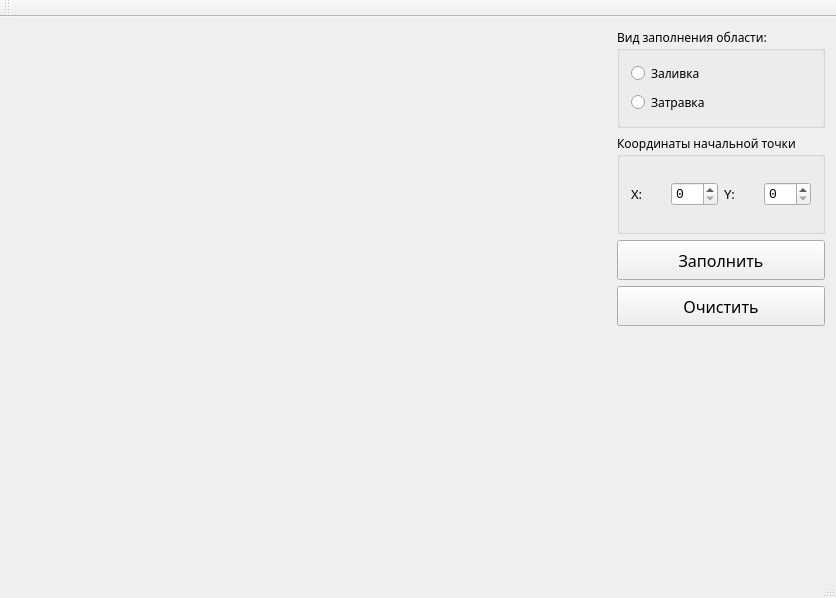
<?xml version="1.0" encoding="UTF-8"?>
<ui version="4.0">
 <class>MainWindow</class>
 <widget class="QMainWindow" name="MainWindow">
  <property name="geometry">
   <rect>
    <x>0</x>
    <y>0</y>
    <width>813</width>
    <height>598</height>
   </rect>
  </property>
  <property name="windowTitle">
   <string>MainWindow</string>
  </property>
  <widget class="QWidget" name="centralWidget">
   <layout class="QHBoxLayout" name="horizontalLayout_4">
    <item>
     <widget class="QLabel" name="label">
      <property name="minimumSize">
       <size>
        <width>600</width>
        <height>0</height>
       </size>
      </property>
      <property name="text">
       <string/>
      </property>
     </widget>
    </item>
    <item>
     <layout class="QVBoxLayout" name="verticalLayout_2">
      <item>
       <widget class="QGroupBox" name="groupBox">
        <property name="minimumSize">
         <size>
          <width>0</width>
          <height>100</height>
         </size>
        </property>
        <property name="maximumSize">
         <size>
          <width>16777215</width>
          <height>120</height>
         </size>
        </property>
        <property name="font">
         <font>
          <family>David</family>
          <pointsize>9</pointsize>
         </font>
        </property>
        <property name="title">
         <string>Вид заполнения области:</string>
        </property>
        <layout class="QVBoxLayout" name="verticalLayout">
         <item>
          <widget class="QRadioButton" name="Fill_rbt">
           <property name="text">
            <string>Заливка</string>
           </property>
          </widget>
         </item>
         <item>
          <widget class="QRadioButton" name="Fuse_rbt">
           <property name="text">
            <string>Затравка</string>
           </property>
          </widget>
         </item>
        </layout>
       </widget>
      </item>
      <item>
       <widget class="QGroupBox" name="groupBox_2">
        <property name="minimumSize">
         <size>
          <width>0</width>
          <height>100</height>
         </size>
        </property>
        <property name="maximumSize">
         <size>
          <width>16777215</width>
          <height>100</height>
         </size>
        </property>
        <property name="font">
         <font>
          <family>David</family>
          <pointsize>9</pointsize>
         </font>
        </property>
        <property name="title">
         <string>Координаты начальной точки</string>
        </property>
        <layout class="QHBoxLayout" name="horizontalLayout_3">
         <item>
          <layout class="QHBoxLayout" name="horizontalLayout">
           <item>
            <widget class="QLabel" name="X_lbl">
             <property name="font">
              <font>
               <pointsize>10</pointsize>
              </font>
             </property>
             <property name="text">
              <string>X: </string>
             </property>
            </widget>
           </item>
           <item>
            <widget class="QSpinBox" name="X_box">
             <property name="font">
              <font>
               <family>Lucida Console</family>
               <pointsize>10</pointsize>
              </font>
             </property>
            </widget>
           </item>
          </layout>
         </item>
         <item>
          <layout class="QHBoxLayout" name="horizontalLayout_2">
           <item>
            <widget class="QLabel" name="Y_lbl">
             <property name="font">
              <font>
               <pointsize>10</pointsize>
              </font>
             </property>
             <property name="text">
              <string>Y:</string>
             </property>
            </widget>
           </item>
           <item>
            <widget class="QSpinBox" name="Y_Box">
             <property name="font">
              <font>
               <family>Lucida Console</family>
               <pointsize>10</pointsize>
              </font>
             </property>
            </widget>
           </item>
          </layout>
         </item>
        </layout>
       </widget>
      </item>
      <item>
       <widget class="QPushButton" name="Print_bth">
        <property name="minimumSize">
         <size>
          <width>0</width>
          <height>40</height>
         </size>
        </property>
        <property name="font">
         <font>
          <family>David</family>
          <pointsize>12</pointsize>
          <weight>50</weight>
          <bold>false</bold>
         </font>
        </property>
        <property name="text">
         <string>Заполнить</string>
        </property>
       </widget>
      </item>
      <item>
       <widget class="QPushButton" name="Clear_btn">
        <property name="minimumSize">
         <size>
          <width>0</width>
          <height>40</height>
         </size>
        </property>
        <property name="font">
         <font>
          <family>David</family>
          <pointsize>12</pointsize>
          <weight>50</weight>
          <bold>false</bold>
         </font>
        </property>
        <property name="text">
         <string>Очистить</string>
        </property>
       </widget>
      </item>
      <item>
       <spacer name="verticalSpacer">
        <property name="orientation">
         <enum>Qt::Vertical</enum>
        </property>
        <property name="sizeHint" stdset="0">
         <size>
          <width>20</width>
          <height>40</height>
         </size>
        </property>
       </spacer>
      </item>
     </layout>
    </item>
   </layout>
  </widget>
  <widget class="QToolBar" name="mainToolBar">
   <attribute name="toolBarArea">
    <enum>TopToolBarArea</enum>
   </attribute>
   <attribute name="toolBarBreak">
    <bool>false</bool>
   </attribute>
  </widget>
  <widget class="QStatusBar" name="statusBar"/>
 </widget>
 <layoutdefault spacing="6" margin="11"/>
 <resources/>
 <connections/>
</ui>
